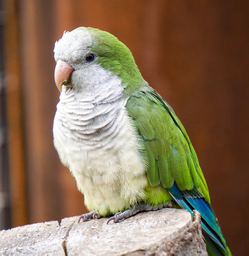
#> input picture Tarea 2/images/birb.png, 249 x 256 px, shrunk from 1242 x 1279 before the run
$ python histograms.py
#> lines starting #> are read from the running program, lines starting #| are printed output that depends on the picture
import matplotlib.pyplot as plt
import scipy.ndimage.filters as nd_filters
from matplotlib import patches
import numpy as np
import skimage.io as skio


def convolve_sobel(image):
    """
    Retorna las matrices gradiente calculadas usando Sobel
    :param image:
    :return:
    """
    sobel_x = np.array([[-1, 0, 1], [-2, 0, 2], [-1, 0, 1]])
    sobel_y = np.transpose(sobel_x)
    g_x = nd_filters.convolve(image.astype(np.float32), sobel_x)
    g_y = nd_filters.convolve(image.astype(np.float32), sobel_y)
    return g_x, g_y


# [113 lines left out: functions histogram, helo, shelo, graph_std, not called in this run]


def graph_helo(image, block):
    height = image.shape[0]
    width = image.shape[1]

    g_x, g_y = convolve_sobel(image)
    L_x = np.zeros(shape=(block + 1, block + 1))
    L_y = np.zeros(shape=(block + 1, block + 1))

    for i in range(height):
        for j in range(width):
            r = round((i / height) * block)
            s = round((j / width) * block)
            L_x[r, s] += np.square(g_x[i, j]) - np.square(g_y[i, j])
            L_y[r, s] += 2 * g_x[i, j] * g_y[i, j]

    b_angles = 0.5 * np.arctan2(L_y, L_x)
    b_angles[b_angles < 0] += np.pi / 2

    block_size_x = round((width / block)-0.5)
    block_size_y = round((height / block)-0.5)
    fig, ax = plt.subplots(1)
    ax.set_axis_off()
    ax.imshow(image, cmap='gray')
    for r in range(block):
        for s in range(block):
            angle = b_angles[r, s]
            height = 0.5 * block_size_y
            center_x = (s * block_size_x) + block_size_x / 2
            center_y = (r * block_size_y) + block_size_y / 2
            top_x = center_x + height * np.cos(angle)
            top_y = center_y + height * np.sin(angle)
            bot_x = center_x - height * np.cos(angle)
            bot_y = center_y - height * np.sin(angle)
            ax.add_patch(patches.FancyArrowPatch((top_x, top_y), (bot_x, bot_y), arrowstyle="-", color='y'))

    plt.show()


def graph_shelo(image, block):
    height = image.shape[0]
    width = image.shape[1]
    g_x, g_y = convolve_sobel(image)
    L_x = np.zeros(shape=(block + 1, block + 1))
    L_y = np.zeros(shape=(block + 1, block + 1))

    for i in range(height):
        for j in range(width):
            r = (i * block) / height
            s = (j * block) / width
            left = round(s - 0.5)
            right = min(left + 1, block - 1)
            bot = round(r - 0.5)
            top = min(bot + 1, block - 1)
            d_l = s - left - 0.5
            if d_l < 0.5:
                w_l = 0.5 - d_l
            else:
                w_l = d_l - 0.5
            w_r = 1 - w_l

            d_b = r - bot - 0.5
            if d_b < 0.5:
                w_b = 0.5 - d_b
            else:
                w_b = d_b - 0.5
            w_t = 1 - w_b

            L_x[left, top] += (np.square(g_x[i, j]) - np.square(g_y[i, j])) * w_l * w_t
            L_y[left, top] += (2 * g_x[i, j] * g_y[i, j]) * w_l * w_t

            L_x[right, bot] += (np.square(g_x[i, j]) - np.square(g_y[i, j])) * w_r * w_b
            L_y[right, bot] += (2 * g_x[i, j] * g_y[i, j]) * w_r * w_b

            L_x[left, bot] += (np.square(g_x[i, j]) - np.square(g_y[i, j])) * w_b * w_l
            L_y[left, bot] += (2 * g_x[i, j] * g_y[i, j]) * w_l * w_b

            L_x[right, top] += (np.square(g_x[i, j]) - np.square(g_y[i, j])) * w_r * w_t
            L_y[right, top] += (2 * g_x[i, j] * g_y[i, j]) * w_r * w_t

    b_angles = 0.5 * np.arctan2(L_y, L_x)
    b_angles[b_angles < 0] += np.pi / 2
    block_size_x = round((width / block) - 0.5)
    block_size_y = round((height / block) - 0.5)
    fig, ax = plt.subplots(1)
    ax.set_axis_off()
    ax.imshow(image, cmap='gray')
    for r in range(block):
        for s in range(block):
            angle = b_angles[r, s]
            height = 0.5 * block_size_y
            center_x = (s * block_size_x) + block_size_x / 2
            center_y = (r * block_size_y) + block_size_y / 2
            top_x = center_x + height * np.cos(angle)
            top_y = center_y + height * np.sin(angle)
            bot_x = center_x - height * np.cos(angle)
            bot_y = center_y - height * np.sin(angle)
            ax.add_patch(patches.FancyArrowPatch((top_x, top_y), (bot_x, bot_y), arrowstyle="-", color='y'))

    plt.show()


if __name__ == '__main__':
    im = skio.imread("../Tarea 2/images/birb.png", as_gray=True)
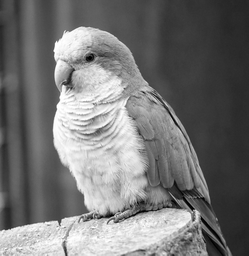
#> im: shape (256, 249) float64; min 0, max 1, mean 0.46
    graph_shelo(im, 50)
#> in convolve_sobel, `g_x = nd_filters.convolve(image.astype(np.float32), sobel_x)`:
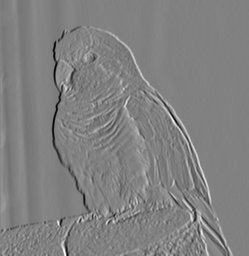
#> g_x: shape (256, 249) float32; min -2.72, max 2.66, mean 0.00609; drawn with min black and max white
#> in convolve_sobel, `g_y = nd_filters.convolve(image.astype(np.float32), sobel_y)`:
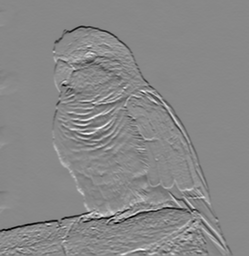
#> g_y: shape (256, 249) float32; min -2.75, max 2.39, mean -0.0109; drawn with min black and max white
#> after the loop in graph_shelo, `for i in range(height):`:
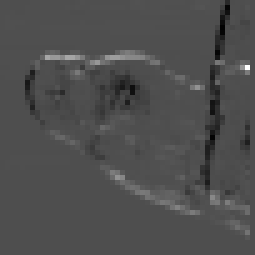
#> L_x: shape (51, 51) float64 (shown 5 times larger); min -38.5, max 85.96, mean 0; drawn with min black and max white
    graph_helo(im, 30)
#> after the loop in graph_helo, `for i in range(height):`:
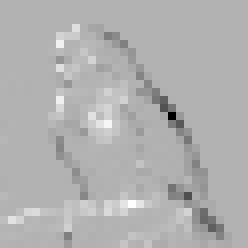
#> L_y: shape (31, 31) float64 (shown 8 times larger); min -143.4, max 61.33, mean -0.9; drawn with min black and max white
#> in graph_helo, `b_angles[b_angles < 0] += np.pi / 2`:
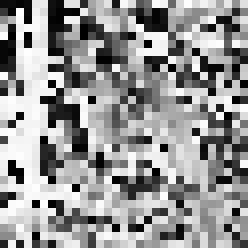
#> b_angles: shape (31, 31) float64 (shown 8 times larger); min 0.000617, max 1.57, mean 0.921; drawn with min black and max white
#> in graph_helo, `plt.show()`:
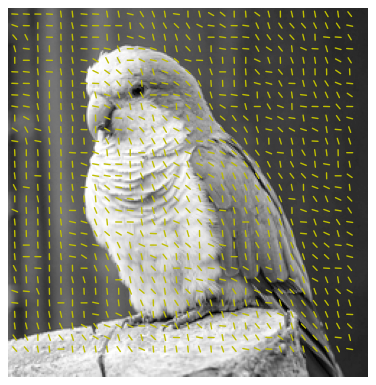
#> figure drawn by matplotlib, 1 panel
